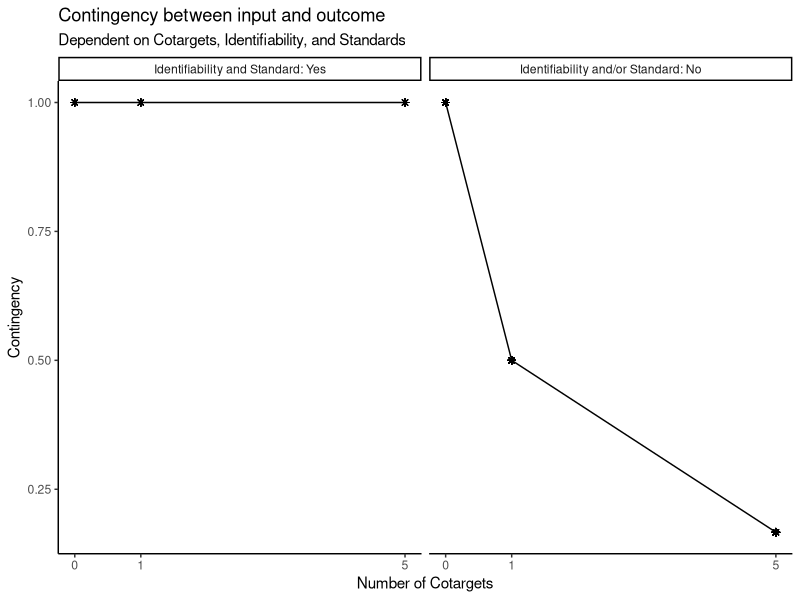
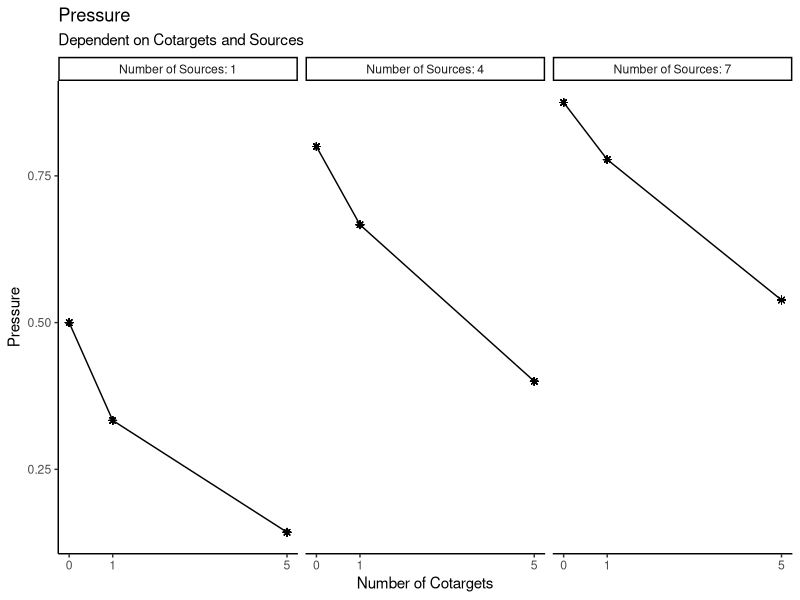
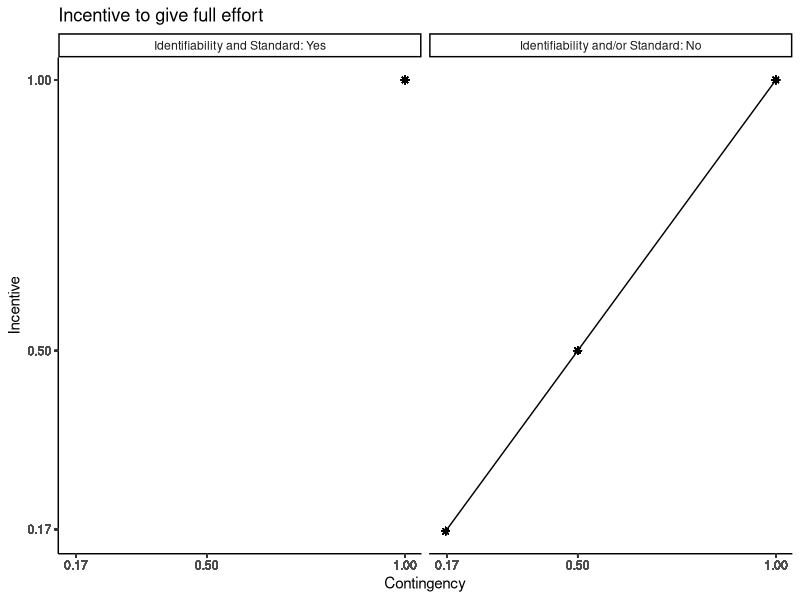
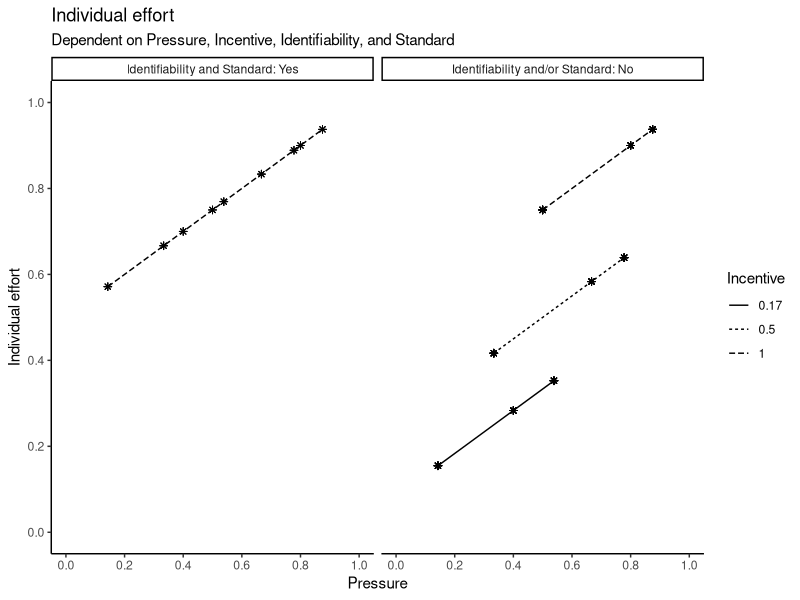
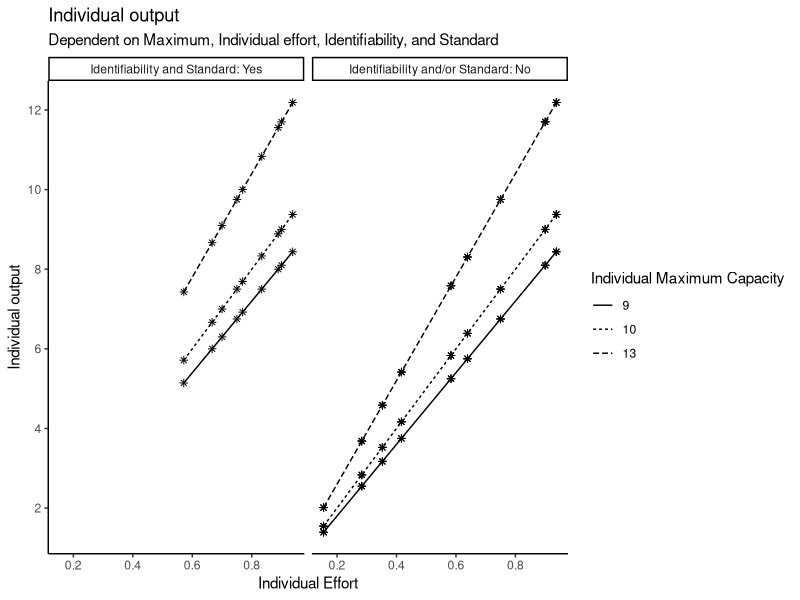
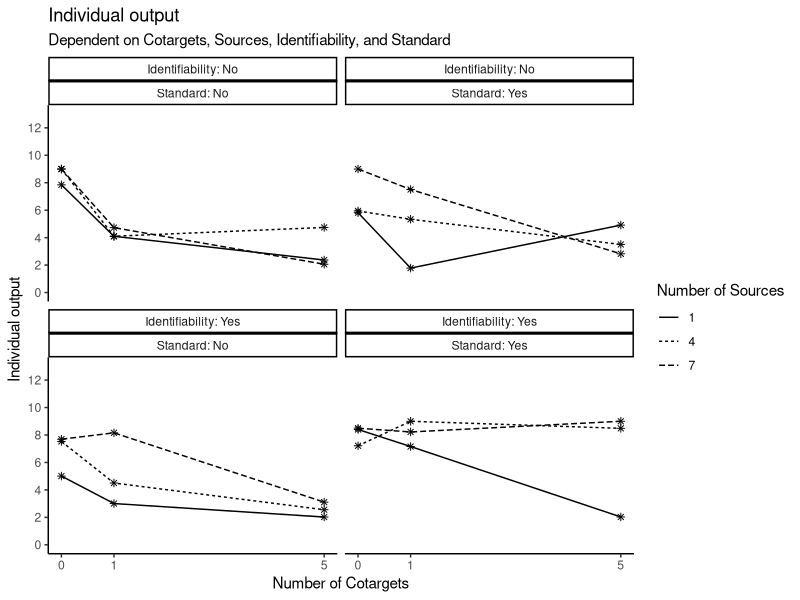
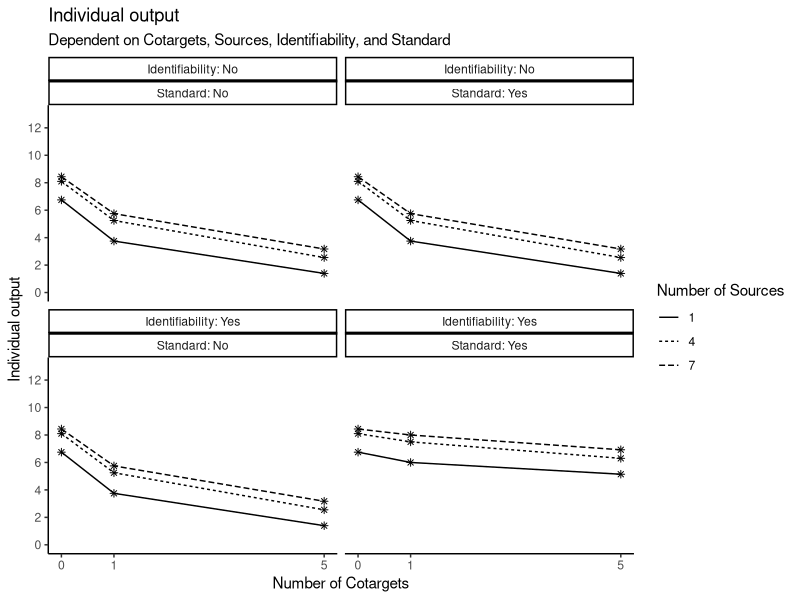
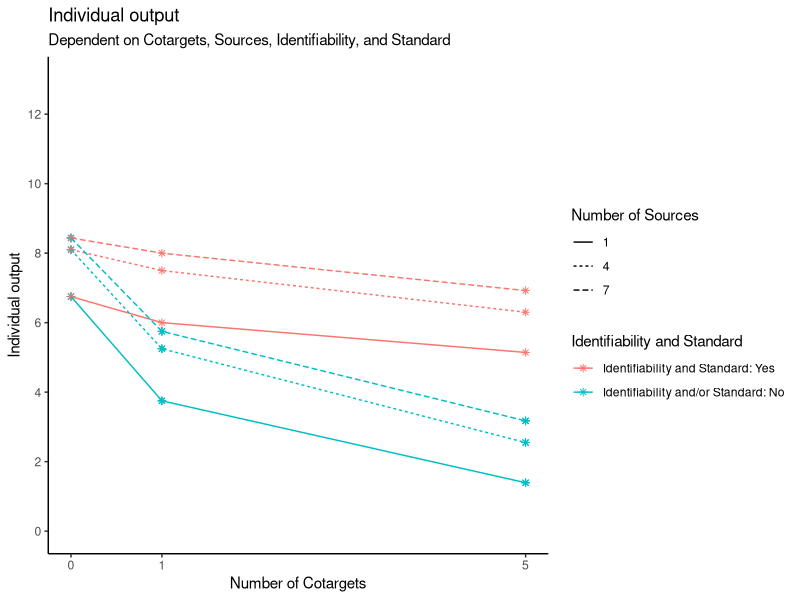

These figures' R source, in order:
###Creating of the base functions to compute the outcome of the simulation later on

# install the necessary libraries, if not already done
install.packages("ggplot2")
install.packages("dplyr")
install.packages("multcomp")

# load the necessary libraries
library(ggplot2)
library(dplyr)
library(multcomp)


#' p1 Compute the contingency between input and outcome
#' 
#' If ID and SA are given, CON is, independent of CT, 1. 
#' If ID and/or SA are not given, CON decreases with increasing CT, 
#' whereby the nth CT has less effect than the (1-n)th one.
#' 
#' @param CT number of people who are also viewed as targets of social pressure. Ranges from 0 to infinite (discrete)
#' @param ID identifiability of individual scores/outputs. Binary with 0 (no identifiability) and 1 (identifiability)
#' @param SA standard available for comparison. Binary with 0 (no standard available) and 1 (standard available)
#' 
#' @return (CON) contingency between input and outcome. Ranges from 0 to 1 (continuous)

get_CON <- function(CT, ID, SA) {
  n <- CT + 1
  CON <- ID * SA + (1 - ID * SA) * 1/n
  return(CON)
}

# (example) check vectorized form:
CT <- c(0, 1, 5)
ID <- c(0, 1)
SA <- c(0, 1)
CON <- get_CON(CT, ID, SA)
CON

# (example) create data for CT, ID, SA, S, and MC 
plot_data <- expand.grid(
  CT = c(0, 1, 5),
  ID = c(0, 1),
  SA = c(0, 1),
  S = c(1, 4, 7),
  MC = c(9, 10, 13)
)

# (example) compute CON from the CT, ID, and SA data
plot_data$CON <- get_CON(
  CT = plot_data$CT,
  ID = plot_data$ID,
  SA = plot_data$SA
)

# (example) create an extra column for the plotting - label
plot_data$ID_SA_label <- paste("Identifiability:", plot_data$ID, "Standards:", plot_data$SA)
plot_data$ID_SA_label <- ifelse(
  plot_data$ID == 1 & plot_data$SA == 1,
  "Identifiability and Standard: Yes",
  "Identifiability and/or Standard: No")

# (example) plot a visual graph for the p1-function
ggplot(plot_data, aes(x = CT, y = CON)) +
  geom_point(shape = 8) +
  facet_wrap(~plot_data$ID_SA_label) +
  labs(title = "Contingency between input and outcome", subtitle = "Dependent on Cotargets, Identifiability, and Standards", y = "Contingency", x = "Number of Cotargets") +
  scale_x_continuous(limits = c(0, 5), breaks = c(0, 1, 5)) +
  theme_classic() +
  geom_line()


#' p2 compute the social pressure on each given target member of the group
#' 
#' P drops with increasing CT and grows with increasing S, 
#' whereby the nth CT and/or S has less effect than the (1-n)th one.
#' 
#' @param CT number of people who are also viewed as targets of social impact. Ranges from 0 to infinite (discrete)
#' @param S number of people viewed as source of social pressure. Ranges from 0 to infinite (discrete)
#' 
#' @return (P) social pressure. Ranges from 0 to 1 (continuous)

get_P <- function (CT, S) {
  P <- S/(S+CT+1)
  return(P)
}

# (example) check vectorized form:
CT <- c(0, 1, 5)
S <- c(1, 4, 7)
P <- get_P(CT, S)
P

# (example) data for CT and S 
plot_data

# (example) compute pressure from CT and S
plot_data$P <- get_P(
  CT = plot_data$CT,
  S = plot_data$S
)

# (example) create an extra column for the plotting
plot_data$S_label <- paste("Number of Sources:", plot_data$S)

# (example) plot a visual graph for the p2-function
ggplot(plot_data, aes(x = CT, y = P)) +
  geom_point(shape = 8) +
  facet_wrap(~plot_data$S_label) +
  labs(title = "Pressure", subtitle = "Dependent on Cotargets and Sources", y = "Pressure", x = "Number of Cotargets") +
  scale_x_continuous(limits = c(0, 5), breaks = c(0, 1, 5)) +
  theme_classic() +
  geom_line()


#' t1 compute the incentive to give full effort
#' 
#' INC equals CON. If ID and SA are given, CON and therefore INC are always 1. 
#' If ID and/or SA are not given, CON and INC can vary between 0 and 1.
#' 
#' @param CON number of people who are also viewed as targets of social impact. Ranges from 0 to infinite (discrete)
#' 
#' @return (INC) incentive to give full effort. Ranges from 0 to 1 (continuous)

get_INC <- function(CON) {
  INC <- CON
  return(INC)
}

# (example) check vectorized form:
INC <- get_INC(CON)
INC

# (example) data for CT and ID
plot_data

# (example) compute the incentive from CT (and ID)
plot_data$INC <- get_INC(
  CON = plot_data$CON
)

# (example) plot a visual graph for the t1-function
ggplot(plot_data, aes(x = CON, y = INC)) +
  geom_point(shape = 8) +
  facet_wrap(~plot_data$ID_SA_label) +
  labs(title = "Incentive to give full effort", y = "Incentive", x = "Contingency") +
  scale_x_continuous(limits = c(min(plot_data$CON), max(plot_data$CON)), breaks = round(plot_data$CON, digits = 2)) +
  scale_y_continuous(limits = c(min(plot_data$INC), max(plot_data$INC)), breaks = round(plot_data$INC, digits = 2)) +
  theme_classic() +
  geom_line()


#' p3 compute the individual effort 
#' 
#' IE grows with both increasing INC and increasing P. If ID and SA are given, 
#' INC is always 1, which is why IE is sort of only dependent on P. 
#' If ID and/or SA are not given, INC and P both vary.
#' 
#' @param INC incentive to give full effort. Ranges from 0 to 1 (continuous)
#' @param P social pressure. Ranges from 0 to 1 (continuous)
#' 
#' @return (IE) individual effort. Ranges from 0 to 1 (continuous)

get_IE <- function(INC, P) {
  IE <- 0.5 * INC + 0.5 * P
  return(IE)
}

# (example) check vectorized form:
IE <- get_IE(INC, P)
IE

# (example) data for INC (dependent on ID) and P
plot_data

# (example) compute the individual effort from INC and P
plot_data$IE <- get_IE(
  INC = plot_data$INC,
  P = plot_data$P
)

# (example) plot a visual graph for the p3-function
ggplot(plot_data, aes(x = P, y = IE, linetype = factor(round(plot_data$INC, digits = 2)))) +
  geom_point(shape = 8) +
  facet_wrap(~plot_data$ID_SA_label) +
  labs(title = "Individual effort", subtitle = "Dependent on Pressure, Incentive, Identifiability, and Standard", y = "Individual effort", x = "Pressure", linetype = "Incentive") +
  scale_x_continuous(limits = c(0, 1), breaks = c(0, 0.2, 0.4, 0.6, 0.8, 1)) +
  scale_y_continuous(limits = c(0, 1), breaks = c(0, 0.2, 0.4, 0.6, 0.8, 1)) +
  theme_classic() +
  geom_line()


#' Superfunction - compute the individual effort with some noise (through all the previous functions)
#' 
#' @param CT number of people who are also viewed as targets of social pressure. Ranges from 0 to infinite (discrete)
#' @param S number of people viewed as source of social pressure. Ranges from 0 to infinite (discrete)
#' @param ID identifiability of individual scores/outputs. Binary with 0 (no identifiability) and 1 (identifiability)
#' @param SA standard available for comparison. Binary with 0 (no standard available) and 1 (standard available)
#' 
#' @return (IE) individual effort. Ranges from 0 to 1 (continuous)

get_super_IE <- function(CT, S, ID, SA) {
  CON <- get_CON(CT, ID, SA) 
  P <- get_P(CT, S)
  INC <- get_INC(CON)
  IE <- get_IE(INC, P)
  IE <- IE + rnorm(length(IE), mean = 0, sd = 0.2)
  IE[IE > 1] <- 1
  IE[IE < 0] <- 0
  return(IE)
}


#' t2-function (manifest) - compute the individual outcome
#' 
#' IO grows with both increasing MC and increasing IE. If ID and SA are given, 
#' IE is always at least 0.5 because CON and therefore INC are always 1. 
#' If ID and/or SA are not given, IE can vary between 0 and 1.
#' 
#' @param MC maximum capacity to scream. Ranges from 0 to 15 (continuous)
#' @param IE individual effort Ranges from 0 to 1 (continuous)
#' 
#' @return (IO) individual outcome. Ranges from 0 to inf. (continuous)

get_IO <- function(MC, IE) {
  IO <- MC * IE   
  return (IO)
}

# (example) check vectorized form:
MC <- c(9, 10, 13)
IO <- get_IE(MC, IE)
IO

# (example) data for MC and IE
plot_data

# (example) compute the individual effort from MC and IE
plot_data$IO <- get_IO(
  MC = plot_data$MC,
  IE = plot_data$IE
)

# (example) plot a visual graph for the t2-function
ggplot(plot_data, aes(x = IE, y = IO, linetype = factor(plot_data$MC))) +
  geom_point(shape = 8) +
  facet_wrap(~plot_data$ID_SA_label) +
  labs(title = "Individual output", subtitle = "Dependent on Maximum, Individual effort, Identifiability, and Standard", y = "Individual output", x = "Individual Effort", linetype = "Individual Maximum Capacity") +
  scale_x_continuous(limits = c(min(plot_data$IE), max(plot_data$IE)), breaks = c(0, 0.2, 0.4, 0.6, 0.8, 1)) +
  scale_y_continuous(limits = c(min(plot_data$IO), max(plot_data$IO)), breaks = pretty(plot_data$IO)) +
  theme_classic() +
  geom_line()


#' Superfunction - compute the individual outcome (through all the previous functions - with some noise because the Superfunction for IE is used)
#' 
#' In theory without noise: IO drops with increasing CT and grows with increasing S, whereby the nth CT and/or S has less effect 
#' than the (1-n)th one. If ID and SA are given, CON is always 1, and therefore IO is higher via INC and IE. 
#' If ID and/or SA are not given, IO is usually lower. 
#' 
#' @param CT number of people who are also viewed as targets of social pressure. Ranges from 0 to infinite (discrete)
#' @param S number of people viewed as source of social pressure. Ranges from 0 to infinite (discrete)
#' @param ID identifiability of individual scores/outputs. Binary with 0 (no identifiability) and 1 (identifiability)
#' @param SA standard available for comparison. Binary with 0 (no standard available) and 1 (standard available)
#' @param MC maximum capacity to scream. Ranges from 0 to 15 (continuous)
#' 
#' @return (IO) individual outcome. Ranges from 0 to inf (continuous)

get_super_IO <- function(CT, S, ID, SA, MC){
  IE <- get_super_IE(CT, S, ID, SA)
  IO <- IE * MC
  return (IO)
}

# (example) set seed because of random noise
set.seed(324)

# (example) create data for CT, S, ID, SA, and MC 
df_test <- expand.grid(
  CT = c(0, 1, 5),
  S = c(1, 4, 7), 
  ID = c(0, 1),
  SA = c(0, 1),
  MC = c(9)
)

# compute the manifest outcome variable (IO)
df_test$IO <- get_super_IO(
  CT = df_test$CT,
  S = df_test$S,
  ID = df_test$ID,
  SA = df_test$SA,
  MC = df_test$MC
)

# (example) create extra columns for the plotting - label
df_test$ID_label <- paste("Identifiability:", df_test$ID)
df_test$ID_label <- ifelse(
  df_test$ID == 1,
  "Identifiability: Yes",
  "Identifiability: No")

df_test$SA_label <- paste("Standards:", df_test$SA)
df_test$SA_label <- ifelse(
  df_test$SA == 1,
  "Standard: Yes",
  "Standard: No")

# (example) plot a visual graph for the Superfunction for IO (with random noise) - 4 panels 
ggplot(df_test, aes(x = CT, y = IO, linetype = factor(df_test$S))) +
  geom_point(shape = 8) +
  facet_wrap(~df_test$ID_label + ~df_test$SA_label) +
  labs(title = "Individual output", subtitle = "Dependent on Cotargets, Sources, Identifiability, and Standard", y = "Individual output", x = "Number of Cotargets", linetype = "Number of Sources") +
  scale_x_continuous(limits = c(0, 5), breaks = c(0, 1, 5)) +
  scale_y_continuous(limits = c(0, 13), breaks = c(0, 2, 4, 6, 8, 10, 12)) +
  theme_classic() +
  geom_line()



# -----
# small insert: if you want to plot the Superfunction for IO without random noise
# Superfunction for IE without random noise
get_super_IE_without <- function(CT, S, ID, SA) {
CON <- get_CON(CT, ID, SA) 
P <- get_P(CT, S)
INC <- get_INC(CON)
IE <- get_IE(INC, P)
IE <- IE 
IE[IE > 1] <- 1
IE[IE < 0] <- 0
return(IE)
}

# Superfunction for IO without random noise
get_super_IO_without <- function(CT, S, ID, SA, MC){
  IE <- get_super_IE_without(CT, S, ID, SA)
  IO <- IE * MC
  return (IO)
}

# compute the manifest outcome variable (IO) without random noise
df_test$IO_without <- get_super_IO_without(
  CT = df_test$CT,
  S = df_test$S,
  ID = df_test$ID,
  SA = df_test$SA,
  MC = df_test$MC
)

# (example) plot a visual graph for the Superfunction for IO (without random noise) - 4 panels 
ggplot(df_test, aes(x = CT, y = IO_without, linetype = factor(df_test$S))) +
  geom_point(shape = 8) +
  facet_wrap(~df_test$ID_label + ~df_test$SA_label) +
  labs(title = "Individual output", subtitle = "Dependent on Cotargets, Sources, Identifiability, and Standard", y = "Individual output", x = "Number of Cotargets", linetype = "Number of Sources") +
  scale_x_continuous(limits = c(0, 5), breaks = c(0, 1, 5)) +
  scale_y_continuous(limits = c(0, 13), breaks = c(0, 2, 4, 6, 8, 10, 12)) +
  theme_classic() +
  geom_line()

# (example) create an extra column for the plotting - label
df_test$ID_SA_label <- paste("Identifiability:", df_test$ID, "Standards:", df_test$SA)
df_test$ID_SA_label <- ifelse(
  df_test$ID == 1 & df_test$SA == 1,
  "Identifiability and Standard: Yes",
  "Identifiability and/or Standard: No")

# (example) plot a visual graph for the Superfunction for IO (without random noise) - two panels 
ggplot(df_test, aes(x = CT, y = IO_without, linetype = factor(df_test$S), color = df_test$ID_SA_label)) +
  geom_point(shape = 8) +
  labs(title = "Individual output", subtitle = "Dependent on Cotargets, Sources, Identifiability, and Standard", y = "Individual output", x = "Number of Cotargets", linetype = "Number of Sources", color = "Identifiability and Standard") +
  scale_x_continuous(limits = c(0, 5), breaks = c(0, 1, 5)) +
  scale_y_continuous(limits = c(0, 13), breaks = c(0, 2, 4, 6, 8, 10, 12)) +
  theme_classic() +
  geom_line()

# -----


### Final Simulation

## Replicate the original study of Latané et al. (1979)

# Simulate virtual experiments from the model.
# ---------------------------------------------------------------------------
# We assume that the model is the true data generating model.
# As it is a deterministic model, any virtual participant
# will have on average the same individual effort based on 
# the number of cotargets (CT) and sources (S) of social pressure.
# The identifiability of the individual output (ID) and a standard for 
# comparison (SA) are not part of Latané et al.'s (1979) experiment but an extension
# based on Latané et al.'s (1979) suggestion and Harkins & Jackson (1985).


# Variability comes into the experiment by:
# (a) Different trait values for the maximum noise each person can produce
# (b) Randomness from the noise we compute in the superfunction - due to, e.g., 
#     fatigue, personality, mental state, etc., during the experiment

# You can run the script repeatedly to simulate new replication studies,
# and observe the variability in outcomes due to sampling variability.
# However, the simulation must then be run without set.seed.

set.seed(324)

# set sample size of participants (we assume a within-person design)
# derived  from experiment 2 - the pseudo-groups (Latané et al., 1979)
n <- 36

# experimental design: Latané et al. (1979)
# create data for CT, S, ID, and SA

df <- expand.grid(
  id = 1:n, 
  CT = c(0, 1, 5),
  S = c(2), 
  ID = c(0, 1),
  SA = c(0, 1)
)

# reduce the data set to only the two relevant conditions (ID = 0 and SA = 0; ID = 1 and SA = 1)
df <- df %>% 
  filter((ID==0 & SA ==0) | (ID==1 & SA==1))

# determine the variables for a simulation of the exogenous variables
phi <- 5
alpha <- 0.922*phi
beta <- (1-0.922)*phi

scale_factor <- 12.29 / 0.922

# interindividual variability in exogenous variable ("maximum capacity")
max_per_person <- data.frame(
  id = 1:n,
  maximum = scale_factor * rbeta(n, alpha, beta)
)

mean(max_per_person$maximum)

# merge into df
df <- merge(df, max_per_person, by = "id")

# compute the psychological outcome variable (IE)
df$IE <- get_super_IE(
  CT = df$CT,
  S = df$S,
  ID = df$ID,
  SA = df$SA
)

# compute the manifest outcome variable (IO)
df$IO <- get_super_IO(
  CT = df$CT,
  S = df$S,
  ID = df$ID,
  SA = df$SA,
  MC = df$maximum
)

# look at the simulated data 
# View(df)

#compute the means of IO for each experimental group
m0_00 <- mean(df$IO[df$CT == 0 & df$ID == 0 & df$SA == 0], na.rm = TRUE)
m1_00 <- mean(df$IO[df$CT == 1 & df$ID == 0 & df$SA == 0], na.rm = TRUE)
m5_00 <- mean(df$IO[df$CT == 5 & df$ID == 0 & df$SA == 0], na.rm = TRUE)

m0_11 <- mean(df$IO[df$CT == 0 & df$ID == 1 & df$SA == 1], na.rm = TRUE)
m1_11 <- mean(df$IO[df$CT == 1 & df$ID == 1 & df$SA == 1], na.rm = TRUE)
m5_11 <- mean(df$IO[df$CT == 5 & df$ID == 1 & df$SA == 1], na.rm = TRUE)

# create data frame for those means of each experimental group
data_final <- data.frame(
  ID = c(0, 0, 0, 1, 1, 1),
  SA = c(0, 0, 0, 1, 1, 1),
  groups = c(0, 1, 5),
  means = c(m0_00, m1_00, m5_00, m0_11, m1_11, m5_11)
)

# alternatively, you could have computed the means like this
# data_final <- df %>% 
#   group_by(ID, SA, CT) %>%
#   summarise(mean_IO = mean(IO, na.rm = TRUE))

# create extra columns for the plotting of the mean individual outcome - label
data_final$ID_label <- paste("Identifiability:", data_final$ID)
data_final$ID_label <- ifelse(
  data_final$ID == 1,
  "Identifiability: Yes",
  "Identifiability: No")

data_final$SA_label <- paste("Standards:", data_final$SA)
data_final$SA_label <- ifelse(
  data_final$SA == 1,
  "Standard: Yes",
  "Standard: No")

# plot the visual graph for the mean individual outcome in the different conditions - two panels
plot_final <- ggplot(data_final, aes(x = groups, y = means)) +
  geom_point(shape = 8) +
  facet_grid(~ID_label + ~SA_label) +
  labs(title = "Mean Individual Output", subtitle = "Dependent on experimental group (S = 2)", y = "Sound Pressure in dyn per cm^2", x = "Conditions (Number of Cotargets)") +
  scale_x_continuous(limits = c(0, 5), breaks = c(0, 1, 5)) +
  scale_y_continuous(limits = c(0, max(data_final$means)), breaks = c(0, 1, 2, 3, 4, 5, 6, 7, 8, 9, 10, 11, 12, 13, 14, 15, 16, 17, 18, 19, 20)) +
  theme_classic() +
  geom_line()
plot_final

# plot the visual graph for the mean individual outcome in the different conditions - one panel
plot_final <- ggplot(data_final, aes(x = groups, y = means, linetype = factor(ID_label), color = factor(SA_label))) +
  geom_point(shape = 8) +
  labs(title = "Mean Individual Output", subtitle = "Dependent on experimental group (S = 2)", y = "Sound Pressure in dyn per cm^2", x = "Conditions (Number of Cotargets)", color = "Standard", linetype = "Identifiability") +
  scale_x_continuous(limits = c(0, 5), breaks = c(0, 1, 5)) +
  scale_y_continuous(limits = c(0, max(data_final$means)), breaks = c(0, 1, 2, 3, 4, 5, 6, 7, 8, 9, 10, 11, 12, 13, 14, 15, 16, 17, 18, 19, 20)) +
  theme_classic() +
  geom_line()
plot_final


# create extra columns for the plotting of the boxplots of the simulated raw data - label
df$ID_label <- paste("Identifiability:", df$ID)
df$ID_label <- ifelse(
  df$ID == 1,
  "Identifiability: Yes",
  "Identifiability: No")

df$SA_label <- paste("Standards:", df$SA)
df$SA_label <- ifelse(
  df$SA == 1,
  "Standard: Yes",
  "Standard: No")

# Boxplots to visualise simulated raw data
ggplot(df, aes(x = factor(CT), y = IO)) +
  geom_boxplot(outlier.shape = 16, outlier.size = 1.5) +
  facet_grid(~ID_label + ~SA_label) +
  labs(title = "Simulated Raw Data", y = "Sound Pressure in dyn per cm^2", x = "Number of Cotargets") +
  scale_y_continuous(limits = c(0, max(df$IO)), breaks = c(0, 1, 2, 3, 4, 5, 6, 7, 8, 9, 10, 11, 12, 13, 14, 15, 16, 17, 18, 19, 20)) +
  theme_classic()


# split data set for ANOVA
df_noID_noSA <- df %>% filter (ID==0 & SA==0)
df_ID_SA <- df %>% filter (ID==1 & SA==1)



# Variance analysis for Latané et al.'s (1979) experiment (ID = 0, SA = 0)
df_noID_noSA$CT_factor <- factor(df_noID_noSA$CT,
                       levels = c(0,1,5),
                       labels = c("CT0","CT1","CT5"))

# save aov-object
fit_aov1 <- aov(IO ~ CT_factor, data = df_noID_noSA)

# confidence intervals
# define null hypotheses
hyp1c <- "CT1 - CT5 == 0"
hyp2c <- "CT0 - CT1 == 0"

# summarise these hypotheses in a character-vector and save it
hypsc <- c(hyp1c, hyp2c)

# create contrast-object and save it
kontraste1c <- mcp(CT_factor = hypsc)

# create glht-object and save it
fit1c <- glht(fit_aov1, linfct = kontraste1c)

# 95% confidence intervals
confint(fit1c, level = 0.95, calpha = univariate_calpha())

# hypothesis testing
# define null hypotheses
hyp1 <- "CT1 - CT5 <= 0"
hyp2 <- "CT0 - CT1 <= 0"

# summarise these hypotheses in a character-vector and save it
hyps <- c(hyp1, hyp2)

# create contrast-object and save it
kontraste1 <- mcp(CT_factor = hyps)

# create glht-object and save it
fit1 <- glht(fit_aov1, linfct = kontraste1)

# test results and save it
result1 <- summary(fit1, test = univariate())
result1

# extract p-values and save and name them
p_values1 <- result1$test$pvalues
p_CT1_CT5_1 <- p_values1["CT1 - CT5"]
p_CT0_CT1_1 <- p_values1["CT0 - CT1"]



# Variance analysis for extension of Latané et al.'s (1979) experiment (ID = 1, SA = 1)
df_ID_SA$CT_factor <- factor(df_ID_SA$CT,
                                 levels = c(0,1,5),
                                 labels = c("CT0","CT1","CT5"))

# save aov-object
fit_aov2 <- aov(IO ~ CT_factor, data = df_ID_SA)

# confidence intervals
# define null hypotheses
hyp1c <- "CT1 - CT5 == 0"
hyp2c <- "CT0 - CT1 == 0"

# summarise these hypotheses in a character-vector and save it
hypsc <- c(hyp1c, hyp2c)

# create contrast-object and save it
kontraste2c <- mcp(CT_factor = hypsc)

# create glht-object and save it
fit2c <- glht(fit_aov2, linfct = kontraste2c)

# 95% confidence intervals
confint(fit2c, level = 0.95, calpha = univariate_calpha())

# hypothesis testing
# define null hypotheses
hyp1 <- "CT1 - CT5 <= 0"
hyp2 <- "CT0 - CT1 <= 0"

# summarise these hypotheses in a character-vector and save it
hyps <- c(hyp1, hyp2)

# create contrast-object and save it
kontraste2 <- mcp(CT_factor = hyps)

# create glht-object and save it
fit2 <- glht(fit_aov2, linfct = kontraste2)

# test results and save it
result2 <- summary(fit2, test = univariate())
result2

# extract p-values and save and name them
p_values2 <- result2$test$pvalues
p_CT1_CT5_2 <- p_values2["CT1 - CT5"]
p_CT0_CT1_2 <- p_values2["CT0 - CT1"]


# create a data frame for p-values regarding the two variance analyses
pvalues_df <- data.frame(
  experiment = c("Latané_original", "Latané_original",
                 "Extension", "Extension"),
  contrast = c("CT1-CT5", "CT0-CT1",
               "CT1-CT5", "CT0-CT1"),
  p_value = c(p_CT1_CT5_1, p_CT0_CT1_1,
              p_CT1_CT5_2, p_CT0_CT1_2)
)

# correct the p-values with the help of the Bonferroni-method and save them in the data frame
pvalues_df$p_korrigiert <- pvalues_df$p_value*2

# instead of multiplying the p-values, you can also divide the significance level, which is why 0.0025 (0.005/2) was used here
# test decisions
decision1 <- if (p_CT0_CT1_1 < 0.0025 & p_CT1_CT5_1 < 0.0025) {
  Entscheidung = "H1: The phenomenon of social loafing can be found in the condition without identifiability and a standard in this study"
} else {
  Entscheidung = "H0: The phenomenon of social loafing can not be found in the condition without identifiability and a standard in this study"
}
decision1

decision2 <- if (p_CT0_CT1_2 < 0.0025 & p_CT1_CT5_2 < 0.0025) {
  Entscheidung = "H1: The phenomenon of social loafing can be found in the condition with identifiability and a standard in this study"
} else {
  Entscheidung = "H0: The phenomenon of social loafing can not be found in the condition with identifiability and a standard in this study"
}
decision2


# compute effect size for the first experiment (ID = 0, SA = 0)
anova_table1 <- summary(fit_aov1)[[1]]
SS_between1 <- anova_table1["CT_factor", "Sum Sq"]
SS_total1 <- sum(anova_table1[, "Sum Sq"])
eta2_1 <- SS_between1/SS_total1
eta2_1

# compute effect size for the second experiment (ID = 1, SA = 1)
anova_table2 <- summary(fit_aov2)[[1]]
SS_between2 <- anova_table2["CT_factor", "Sum Sq"]
SS_total2 <- sum(anova_table2[, "Sum Sq"])
eta2_2 <- SS_between2/SS_total2
eta2_2
